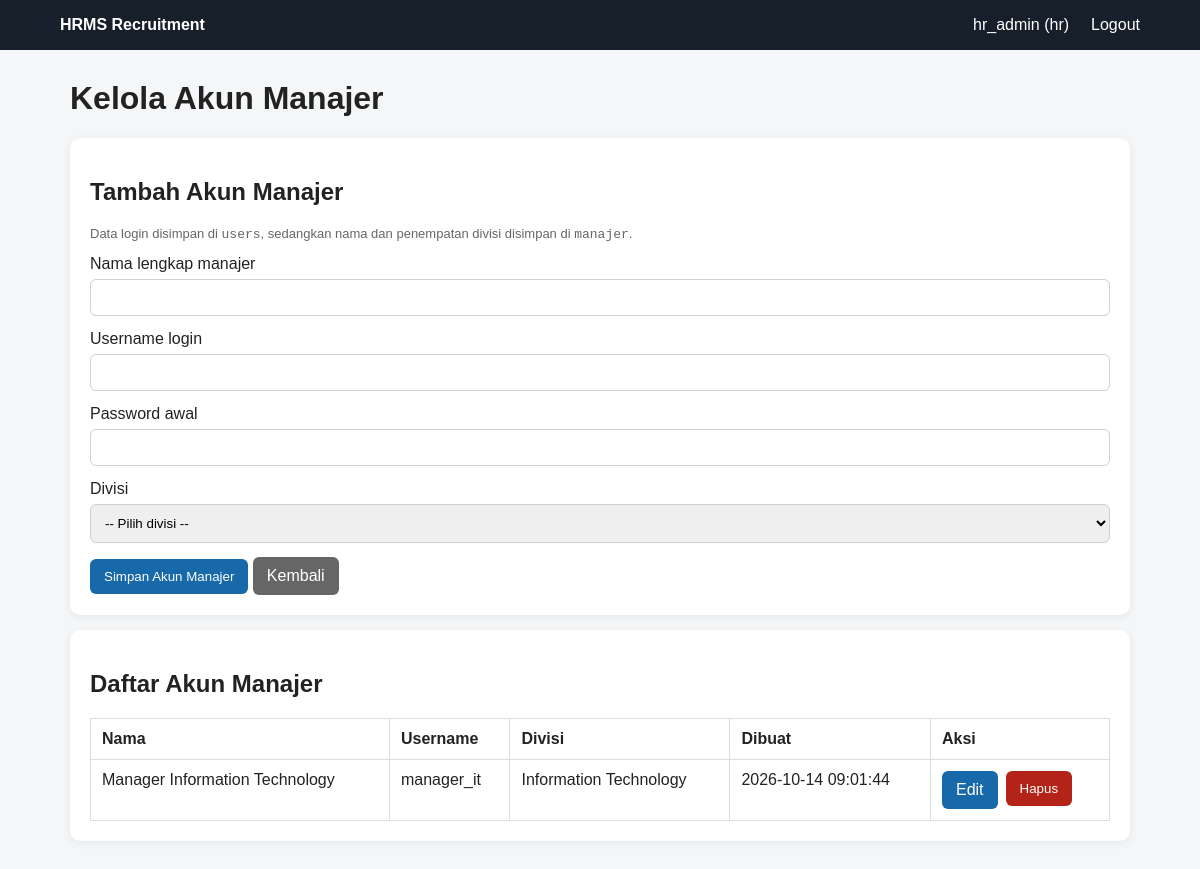
The page /hr/manajer.php (signed in) on the database its author committed.
### tables this page shows
CREATE TABLE manajer (
    id_manajer INT AUTO_INCREMENT PRIMARY KEY,
    id_user INT NOT NULL UNIQUE,
    id_divisi INT NOT NULL,
    nama VARCHAR(150) NOT NULL,
    CONSTRAINT fk_manajer_user FOREIGN KEY (id_user) REFERENCES users(id_user) ON UPDATE CASCADE ON DELETE CASCADE,
    CONSTRAINT fk_manajer_divisi FOREIGN KEY (id_divisi) REFERENCES divisi(id_divisi) ON UPDATE CASCADE ON DELETE RESTRICT
);

CREATE TABLE users (
    id_user INT AUTO_INCREMENT PRIMARY KEY,
    username VARCHAR(50) NOT NULL UNIQUE,
    password VARCHAR(255) NOT NULL,
    role ENUM('manager','hr','pelamar') NOT NULL,
    created_at DATETIME NOT NULL DEFAULT CURRENT_TIMESTAMP
);

CREATE TABLE divisi (
    id_divisi INT AUTO_INCREMENT PRIMARY KEY,
    nama_divisi VARCHAR(100) NOT NULL UNIQUE
);

### config/auth.php (called while the page is built, shortened)
<?php
function e($v){return htmlspecialchars((string)($v??''),ENT_QUOTES,'UTF-8');}

### hr/manajer.php (the view, shortened to what this page needs)
<?php
require_once '../config/auth.php';
require_once '../config/database.php';
require_once '../config/layout.php';
$edit=null;
$divisi=$pdo->query('SELECT id_divisi,nama_divisi FROM divisi ORDER BY nama_divisi')->fetchAll();
$manajer=$pdo->query("SELECT m.id_manajer,m.id_user,m.nama,u.username,u.created_at,d.nama_divisi FROM manajer m JOIN users u ON u.id_user=m.id_user JOIN divisi d ON d.id_divisi=m.id_divisi WHERE u.role='manager' ORDER BY u.created_at DESC,m.nama")->fetchAll();
page_header('Kelola Akun Manajer'); ?>
<div class="card"><h2><?= $edit?'Edit Akun Manajer':'Tambah Akun Manajer' ?></h2><p class="small">Data login disimpan di <code>users</code>, sedangkan nama dan penempatan divisi disimpan di <code>manajer</code>.</p>
<?php if(!$divisi):?><p class="error">Belum ada divisi. Buat divisi terlebih dahulu.</p><?php else:?><form method="post" autocomplete="off"><label>Nama lengkap manajer<input name="nama" maxlength="150" required value="<?=e($edit['nama']??'')?>"></label><label>Username login<input name="username" minlength="3" maxlength="50" pattern="[A-Za-z0-9._-]+" required value="<?=e($edit['username']??'')?>"></label><label>Password <?= $edit?'(kosongkan jika tidak ingin mengganti)':'awal' ?><input type="password" name="password" minlength="6" <?= $edit?'':'required' ?> autocomplete="new-password"></label><label>Divisi<select name="id_divisi" required><option value="">-- Pilih divisi --</option></select></label><button class="btn"><?= $edit?'Simpan Perubahan':'Simpan Akun Manajer' ?></button> <a class="btn secondary" href="dashboard.php">Kembali</a></form><?php endif;?></div>
<div class="card"><h2>Daftar Akun Manajer</h2><?php if(!$manajer):?><p>Belum ada akun manajer.</p><?php else:?><table><tr><th>Nama</th><th>Username</th><th>Divisi</th><th>Dibuat</th><th>Aksi</th></tr><?php foreach($manajer as $m):?><tr><td><?=e($m['nama'])?></td><td><?=e($m['username'])?></td><td><?=e($m['nama_divisi'])?></td><td><?=e($m['created_at'])?></td><td><div class="actions"><a class="btn" href="manajer.php?edit=<?=e($m['id_manajer'])?>">Edit</a><form method="post" onsubmit="return confirm('Hapus akun manajer ini? Akun login terkait juga akan dihapus.')"><input type="hidden" name="action" value="delete"><input type="hidden" name="id_manajer" value="<?=e($m['id_manajer'])?>"><button class="btn danger" type="submit">Hapus</button></form></div></td></tr><?php endforeach;?></table><?php endif;?></div>

### assets/style.css (style rules this page uses)
* { box-sizing:border-box }
body { font-family:Arial,sans-serif;background:#f4f6f8;color:#222;margin:0 }
.card { background:#fff;padding:20px;margin:15px 0;border-radius:10px;box-shadow:0 2px 8px #0001 }
.btn { display:inline-block;background:#1769aa;color:white;padding:10px 14px;border:0;border-radius:6px;text-decoration:none;cursor:pointer }
.btn.secondary { background:#666 }
.btn.danger { background:#b42318 }
input,textarea,select { width:100%;padding:10px;margin:6px 0 14px;border:1px solid #ccd1d6;border-radius:6px }
table { width:100%;border-collapse:collapse;background:#fff;margin-top:20px }
th,td { padding:11px;border:1px solid #ddd;text-align:left;vertical-align:top }
.small { font-size:13px;color:#666 }
.actions { display:flex;gap:8px;flex-wrap:wrap }

### rows shown on the page
manajer: nama "Manager Information Technology", id_user.username "manager_it", id_divisi.nama_divisi "Information Technology", id_user.created_at "2026-10-14 09:01:44"

### other values the page prints
$u['nama'] "hr_admin"
$u['role'] "hr"
$title "Kelola Akun Manajer"
